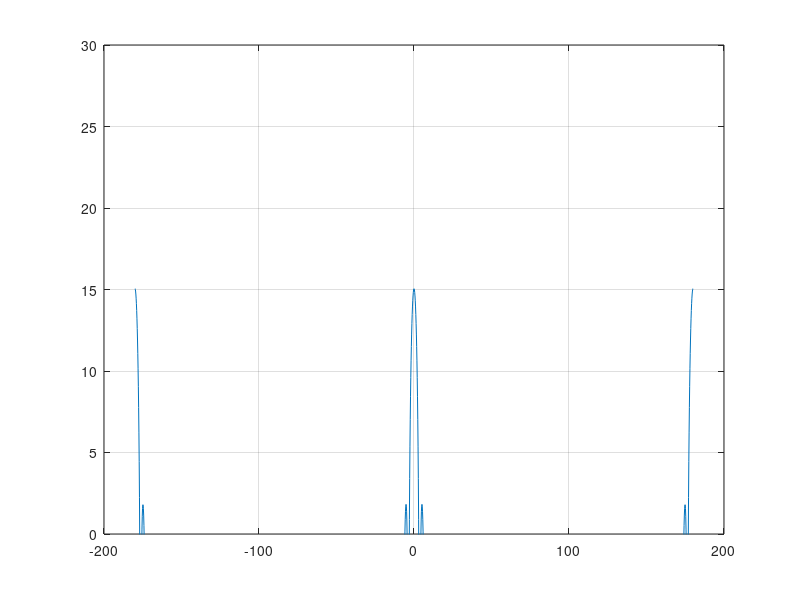

This figure's MATLAB source:
clear;clc;
N = 32;
angle_range = linspace(-pi,pi,2000);
for aa=1:length(angle_range)
    array_power(aa) = sum(exp(1j*pi*(0:N-1).'*sin(angle_range(aa))))/sqrt(N);
end

figure;plot(angle_range/pi*180,20*log10(abs(array_power)))
grid on
ylim([0,30])
%%
sum(abs(array_power).^2)*(angle_range(2)-angle_range(1))/(2*pi)